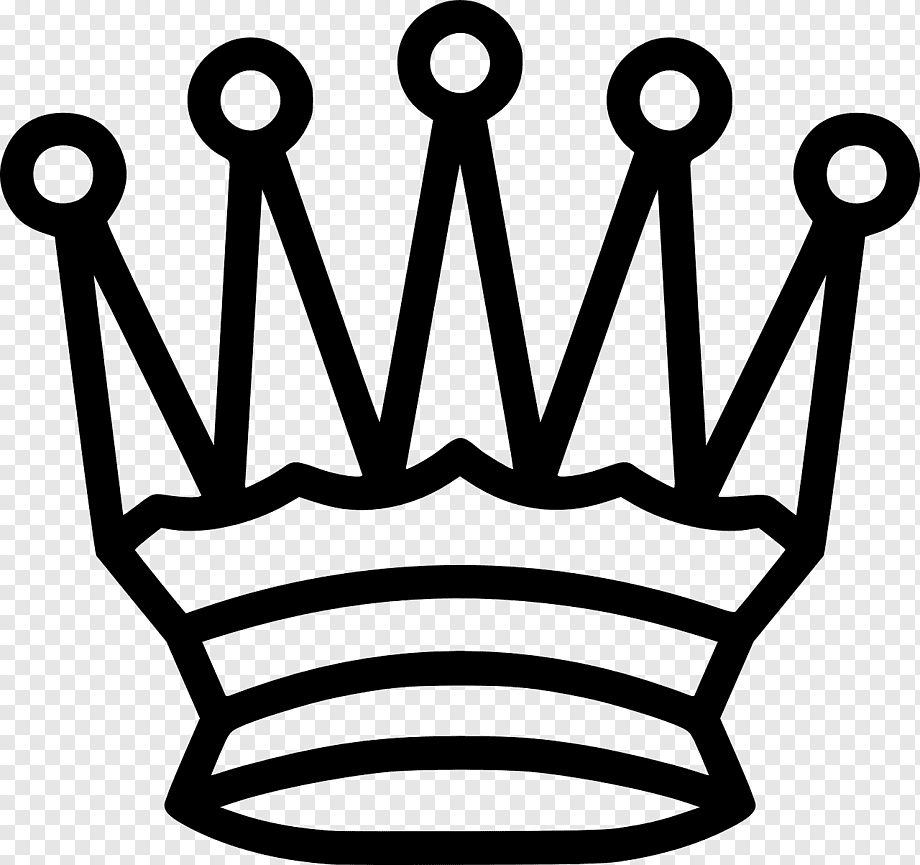
#> input picture queen.png, 920 x 865 px
$ python png_main.py
#> lines starting #> are read from the running program, lines starting #| are printed output that depends on the picture
### png.py
def get_png_header(file_path):
    with open(file_path, "rb") as file:
        # reading first 8 bytes
            header = file.read(8)
            if not header:
                print("End of file reached or unable to read byte.")

    header_hex = ' '.join(format(byte, '02X') for byte in header)
    return header_hex

# add chunk type as parameter
def read_chunk(file_path, chunk_name):
    chunk_bytes = chunk_name.encode('ascii')

    with open(file_path, 'rb') as file:
        # Check PNG header
        header = file.read(8)
        if header != b'\x89PNG\r\n\x1a\n':
            raise ValueError("File is not a valid PNG")

        # Search for chunk
        while True:
            length = file.read(4)
            if len(length) == 0:
                print("Reached end of file")
                return None
            chunk_length = int.from_bytes(length, byteorder='big')
           # if chunk_length < 4:
            #    return None #end of file
            chunk_type = file.read(4)
            if chunk_type == chunk_bytes:
                break
            else:
                file.seek(chunk_length + 4, 1)
                    #return 0 # end of file

        # Read chunk
        chunk_data = file.read(chunk_length)

        # Change to hex
        chunk_hex = ' '.join(format(byte, '02X') for byte in  chunk_data)
    return chunk_hex

#Reading chunk when multiple instances occur

def read_chunks(file_path, chunk_name):
    chunk_bytes = chunk_name.encode('ascii')

    with open(file_path, 'rb') as file:
        # Check PNG header
        header = file.read(8)
        if header != b'\x89PNG\r\n\x1a\n':
            raise ValueError("File is not a valid PNG")
        chunk_concatenated = b""
        # Search for chunks
        while True:
            chunk_length = int.from_bytes(file.read(4), byteorder='big')
            chunk_type = file.read(4)
            if chunk_type == chunk_bytes:
                # Read chunk
                chunk_data = file.read(chunk_length)
                chunk_concatenated += chunk_data
                file.seek(4, 1) # skip control sum
                continue
            elif chunk_type == b'IEND':
                break
            else:
                file.seek(chunk_length + 4, 1)
                    #return 0 # end of file


        # Change to hex
        chunk_hex = ' '.join(format(byte, '02X') for byte in  chunk_concatenated)
    return chunk_hex

#Anonimization
#Deleting chunks that starts with lower letter

def delete_chunks_with_lower_letter(file_path):
    output_path = file_path.replace('.png', '_modified.png')

    with open(file_path, 'rb') as infile, open(output_path, 'wb') as outfile:
        # Copy the PNG signature
        header = infile.read(8)
        if header != b'\x89PNG\r\n\x1a\n':
            raise ValueError("File is not a valid PNG")
        outfile.write(header)

        while True:

            chunk_length_encoded = infile.read(4)
            if len(chunk_length_encoded) < 4:
                break  # End of file reached

            chunk_length = int.from_bytes(chunk_length_encoded, byteorder='big')
            chunk_type = infile.read(4)
            chunk_type_decoded = chunk_type.decode('ascii')
            # Check if the first letter of the chunk type is lowercase
            if chunk_type_decoded[0].islower():
                print(f"Skipping chunk: {chunk_type_decoded}")
                # Skip the chunk data and CRC
                infile.seek(chunk_length + 4, 1)
            else:
                print(f"Keeping chunk: {chunk_type_decoded}")
                chunk_data = infile.read(chunk_length)
                chunk_crc = infile.read(4)
                # Write the chunk length, type, data, and CRC to the output file
                outfile.write(chunk_length_encoded)
                outfile.write(chunk_type)
                outfile.write(chunk_data)
                outfile.write(chunk_crc)

    # Read the modified file and return its bytes
    with open(output_path, 'rb') as file:
        modified_png_data = file.read()

    return modified_png_data

### png_main.py
import cv2
import sys # to access the system
import numpy as np
import matplotlib.pyplot as plt
import zlib
from png import*

image = "queen.png"
header = get_png_header(image)

print("Header:")
print(header)

chunk_text = read_chunk(image,"IHDR")
if chunk_text !=0:
    print("IHDR BYTES::")
    print(chunk_text)

    bytes_list = chunk_text.split(' ')

    #IHDR DATA

    width = int(''.join(bytes_list[:4]),16)
    height = int(''.join(bytes_list[4:8]),16)
    bitdepth = int(''.join(bytes_list[8]),16)
    color_type = int(''.join(bytes_list[9]),16)
    compression_method = int(''.join(bytes_list[10]),16)
    filter_type = int(''.join(bytes_list[11]),16)
    interlace_method = int(''.join(bytes_list[12]),16)

    print("IHDR DATA DECODED:")
    print("Width:", width)
    print("Height:", height)
    print("Bit Depth:", bitdepth)
    print("Color Type:", color_type)
    print("Compression Method:", compression_method)
    print("Filter Type:", filter_type)
    print("Interlace Method:", interlace_method)
else:
    print("IHDR chunk not found, error")

#IDAT

chunk_text = read_chunks(image,"IDAT") # HEX
bytes_chunk_text = bytes.fromhex(chunk_text)

decompressed_IDAT_DATA = zlib.decompress(bytes_chunk_text)
rgba_IDAT_DATA = [int.from_bytes(decompressed_IDAT_DATA[i:i+1], 'big') for i in range(len(decompressed_IDAT_DATA))]

# filter?
print("IDAT BYTES:")
print("IDAT decompressed length:", len(decompressed_IDAT_DATA))
print(rgba_IDAT_DATA[0:12])

#IEND
print("IEND:")
chunk_text = read_chunk(image,"IEND")
print(chunk_text)

#PLTE
print("PLTE")
chunk_text = read_chunk(image,"PLTE")
if chunk_text:
    print(chunk_text)

#bKGD
print("bKGD BYTES:")
chunk_text = read_chunk(image,"bKGD")
if chunk_text:
    print(chunk_text)
#cHRM
print("cHRM BYTES:")
chunk_text = read_chunk(image,"cHRM")
if chunk_text:
    print(chunk_text)
    bytes_list = chunk_text.split(' ')

    #cHRM DATA

    white_point_x = int(''.join(bytes_list[:4]),16) /100000
    white_point_y = int(''.join(bytes_list[4:8]),16) /100000
    red_x = int(''.join(bytes_list[8:12]),16) /100000
    red_y = int(''.join(bytes_list[12:16]),16) /100000
    green_x = int(''.join(bytes_list[16:20]),16) /100000
    green_y = int(''.join(bytes_list[20:24]),16) /100000
    blue_x = int(''.join(bytes_list[24:28]),16) /100000
    blue_y = int(''.join(bytes_list[28:32]),16) /100000

    print("cHRM DATA DECODED:")
    print("white point x:", white_point_x)
    print("White point y:", white_point_y)
    print("Red x:", red_x)
    print("Red y:", red_y)
    print("Green x:", green_x)
    print("Green y:", green_y)
    print("blue x:", blue_x)
    print("blue y:", blue_y)
else:
    print("cHRM chunk not found")

#gAMA
print("gAMA BYTES:")
chunk_text = read_chunk(image,"gAMA")
if chunk_text:
    print(chunk_text)
    bytes_list = chunk_text.split(' ')

    #cHRM DATA

    gamma = int(''.join(bytes_list[:4]),16) /100000
    print("gAMA DATA DECODED:")
    print("Gamma:", gamma)
else:
    print("gAMA chunk not found")

#Fourier's transformation and visualisation
# Read the PNG file
image_fourier = cv2.imread(image, cv2.IMREAD_GRAYSCALE)
#> image_fourier is the input picture: shape (865, 920); min 0, max 255, mean 161.8

# Apply Fourier Transform
f_transform = np.fft.fft2(image_fourier)
f_transform_shifted = np.fft.fftshift(f_transform)

# Compute magnitude spectrum
magnitude_spectrum = 20 * np.log(np.abs(f_transform_shifted))
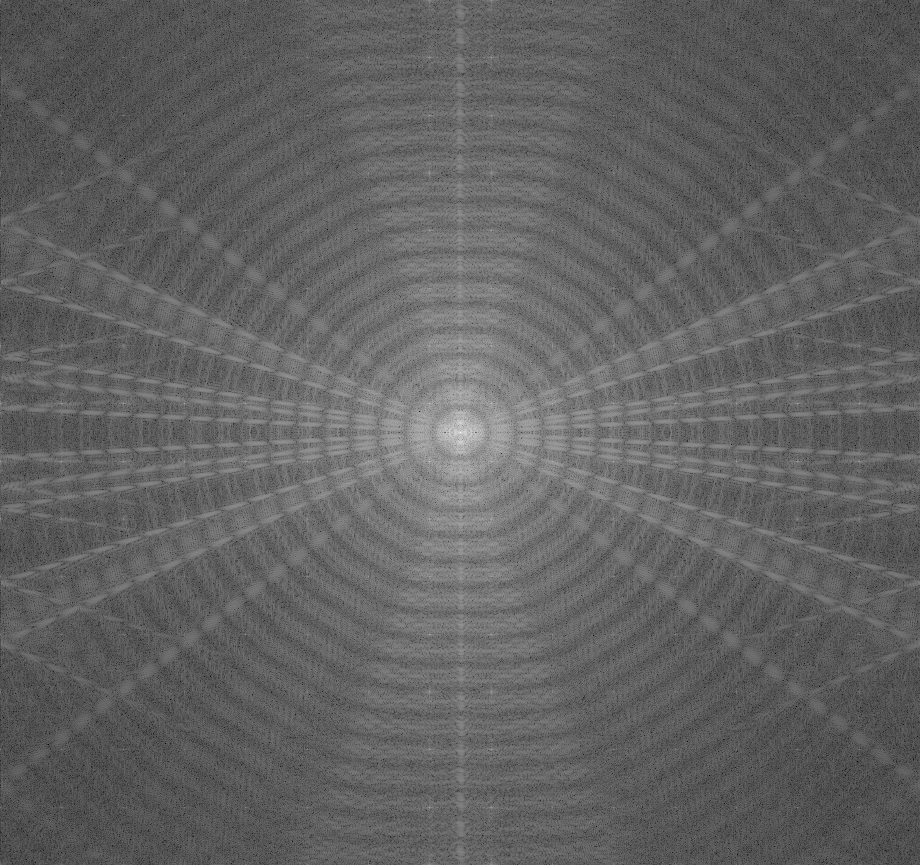
#> magnitude_spectrum: shape (865, 920) float64; min 53.19, max 373.5, mean 176.8; drawn with min black and max white

# Display the transformed image
plt.imshow(magnitude_spectrum, cmap='gray')
plt.title('Fourier Transform Magnitude Spectrum')
plt.colorbar()
plt.show()
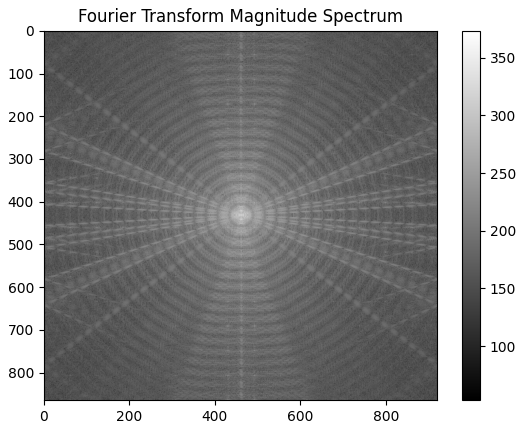
#> figure drawn by matplotlib, 2 panels

#Anonimization
# Anonymize the PNG file by deleting chunks with lowercase first letters
modified_png_bytes = delete_chunks_with_lower_letter(image)

image_modified = image.replace('.png', '_modified.png')
# Open the image file using PIL
img = cv2.imread(image_modified, cv2.IMREAD_ANYCOLOR)

while True:
    cv2.imshow("image", img)
    cv2.waitKey(0)
    sys.exit()  # to exit from all the processes
#> (the program exits here)
